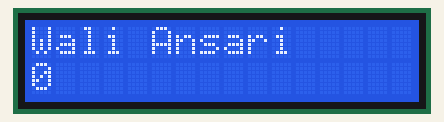
Recording of a sketch running on a simulated Arduino Uno, built with avr-gcc and run on an emulated ATmega328P. Parts: 16×2 character LCD.

Above: at 0.1 s.
At 4.1 s:
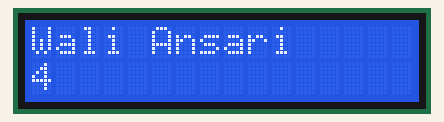
At 9.1 s:
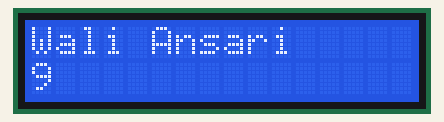
At 19.1 s:
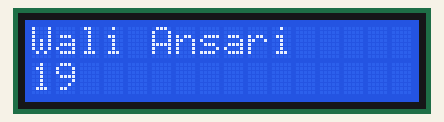
At 29.1 s:
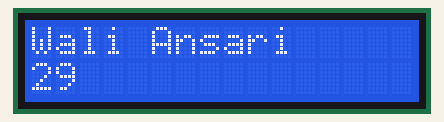
At 39.1 s:
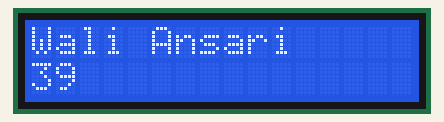

Measured:
- what the display in image 1 shows lasts 1.0 s, from 4.0 s to 5.0 s

The sketch:

Wali_Ansari_LCD_coding_project.ino.ino
```cpp
#include <LiquidCrystal.h>

LiquidCrystal lcd(2,3,4,5,6,7);


void setup() {
  // put your setup code here, to run once:
lcd.begin(16,2);
lcd.print("Wali Ansari");
// lcd.print("NED University");
}

void loop() {
  // put your main code here, to run repeatedly:
lcd.setCursor(0,1);
lcd.print(millis()/1000);
}
```
